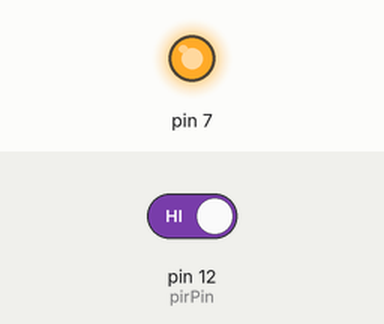
Bench run of a sketch on a simulated Arduino Uno, built with avr-gcc and run on an emulated ATmega328P. Parts: output pins drawn as LEDs (lit = HIGH). The inputs (shaded band) are chosen by the test bench; at power-on: pin 12 (pirPin) HIGH.

Above: at 1.2 s.
1.3 s: pin 12 (pirPin) driven LOW
At 1.6 s:
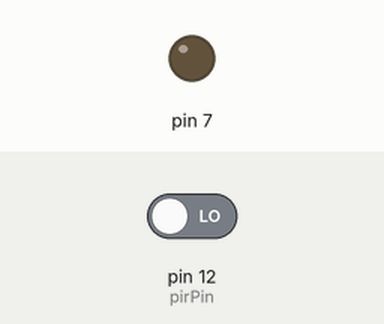
2.8 s: pin 12 (pirPin) driven HIGH
At 4.3 s:
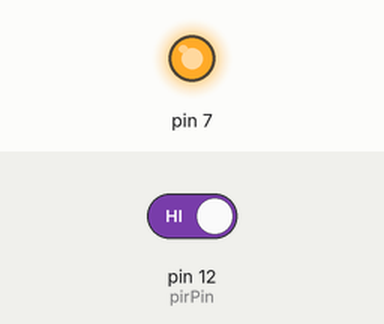
Timing chart, 0 to 5.8 s (numbered marks = the images above; inputs shaded):
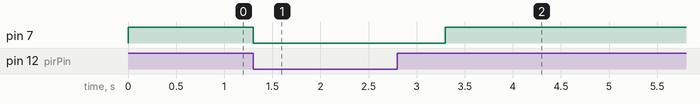

Measured:
- after the input at 1.3 s, pin 7: HIGH → LOW at once
- after the input at 2.8 s, pin 7: LOW → HIGH after 0.50 s

The sketch:

Motion_detector_code.ino
```cpp
int pirPin = 12;
int pirVal;
void setup()
{

	pinMode(7, OUTPUT);

	pinMode(12, INPUT);


}
void loop()
{

	pirVal =  digitalRead(pirPin);
	if (pirVal == LOW)
	{
		digitalWrite(7, LOW);

		delay(1000);


	}

	else
	{
		digitalWrite(7, HIGH);

	}


}
```
